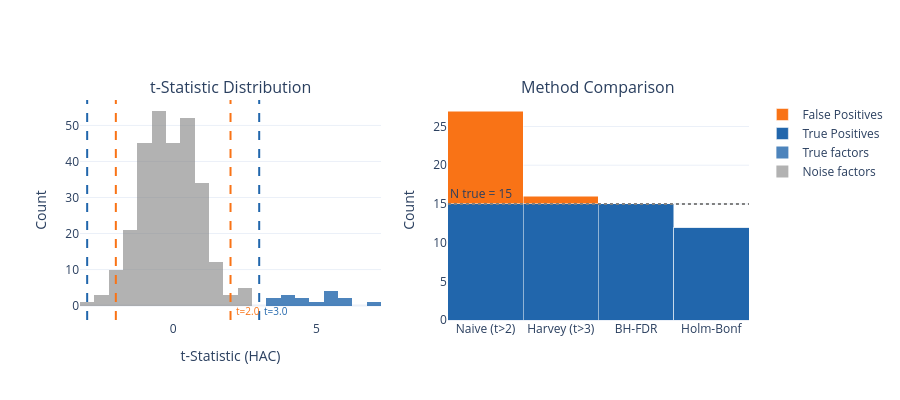

The notebook cell saved with this chart:
### Code cell
# Visualize factor zoo results
fig = make_subplots(
    rows=1, cols=2, subplot_titles=["t-Statistic Distribution", "Method Comparison"]
)

# t-stat distribution
t_stats = zoo_df["t_stat_hac"].to_numpy()
true_mask = is_true_factor

fig.add_trace(
    go.Histogram(
        x=t_stats[~true_mask],
        name="Noise factors",
        marker_color="gray",
        opacity=0.6,
        nbinsx=30,
    ),
    row=1,
    col=1,
)

fig.add_trace(
    go.Histogram(
        x=t_stats[true_mask],
        name="True factors",
        marker_color="#2166ac",
        opacity=0.8,
        nbinsx=15,
    ),
    row=1,
    col=1,
)

# Threshold lines with annotations
for thresh, label, color in [(2.0, "t=2.0", "#f97316"), (3.0, "t=3.0", "#2166ac")]:
    for sign in [1, -1]:
        fig.add_vline(x=sign * thresh, line_dash="dash", line_color=color, row=1, col=1)
    fig.add_annotation(
        x=thresh,
        y=1,
        yref="paper",
        text=label,
        showarrow=False,
        font=dict(size=10, color=color),
        xanchor="left",
        yanchor="top",
        xshift=3,
        row=1,
        col=1,
    )

# Method comparison — colorblind-safe blue/orange
methods = ["Naive (t>2)", "Harvey (t>3)", "BH-FDR", "Holm-Bonf"]
tp_counts = [naive_tp, harvey_tp, bh_tp, holm_tp]
fp_counts = [naive_fp, harvey_fp, bh_fp, holm_fp]

fig.add_trace(
    go.Bar(x=methods, y=tp_counts, name="True Positives", marker_color="#2166ac"),
    row=1,
    col=2,
)
fig.add_trace(
    go.Bar(x=methods, y=fp_counts, name="False Positives", marker_color="#f97316"),
    row=1,
    col=2,
)

fig.add_hline(
    y=n_true,
    line_dash="dot",
    line_color="gray",
    row=1,
    col=2,
    annotation_text=f"N true = {n_true}",
    annotation_position="top left",
)

fig.update_layout(height=400, template="plotly_white", barmode="stack")
fig.update_xaxes(title_text="t-Statistic (HAC)", row=1, col=1)
fig.update_yaxes(title_text="Count", row=1, col=1)
fig.update_yaxes(title_text="Count", row=1, col=2)

fig.show()

### Figure 1 — Plotly figure (JSON) as saved in the notebook; plotly's stock layout.template omitted (floating-point values rounded to 4 significant figures; data arrays with more than 128 entries replaced by an {"elided": "..."} marker saying what was removed)
{"data": [{"marker": {"color": "gray"}, "name": "Noise factors", "nbinsx": 30, "opacity": 0.6, "type": "histogram", "x": {"elided": "285 float values"}, "xaxis": "x", "yaxis": "y"}, {"marker": {"color": "#2166ac"}, "name": "True factors", "nbinsx": 15, "opacity": 0.8, "type": "histogram", "x": [5.296, 4.573, 4.634, 5.875, 3.849, 5.31, 3.879, 5.732, 5.986, 4.895, 3.728, 3.755, 5.318, 6.756, 3.555], "xaxis": "x", "yaxis": "y"}, {"marker": {"color": "#2166ac"}, "name": "True Positives", "type": "bar", "x": ["Naive (t>2)", "Harvey (t>3)", "BH-FDR", "Holm-Bonf"], "xaxis": "x2", "y": [15, 15, 15, 12], "yaxis": "y2"}, {"marker": {"color": "#f97316"}, "name": "False Positives", "type": "bar", "x": ["Naive (t>2)", "Harvey (t>3)", "BH-FDR", "Holm-Bonf"], "xaxis": "x2", "y": [12, 1, 0, 0], "yaxis": "y2"}], "layout": {"annotations": [{"font": {"size": 16}, "showarrow": false, "text": "t-Statistic Distribution", "x": 0.225, "xanchor": "center", "xref": "paper", "y": 1.0, "yanchor": "bottom", "yref": "paper"}, {"font": {"size": 16}, "showarrow": false, "text": "Method Comparison", "x": 0.775, "xanchor": "center", "xref": "paper", "y": 1.0, "yanchor": "bottom", "yref": "paper"}, {"font": {"color": "#f97316", "size": 10}, "showarrow": false, "text": "t=2.0", "x": 2.0, "xanchor": "left", "xref": "x", "xshift": 3, "y": 1, "yanchor": "top", "yref": "y"}, {"font": {"color": "#2166ac", "size": 10}, "showarrow": false, "text": "t=3.0", "x": 3.0, "xanchor": "left", "xref": "x", "xshift": 3, "y": 1, "yanchor": "top", "yref": "y"}, {"showarrow": false, "text": "N true = 15", "x": 0, "xanchor": "left", "xref": "x2 domain", "y": 15, "yanchor": "bottom", "yref": "y2"}], "barmode": "stack", "height": 400, "shapes": [{"line": {"color": "#f97316", "dash": "dash"}, "type": "line", "x0": 2.0, "x1": 2.0, "xref": "x", "y0": 0, "y1": 1, "yref": "y domain"}, {"line": {"color": "#f97316", "dash": "dash"}, "type": "line", "x0": -2.0, "x1": -2.0, "xref": "x", "y0": 0, "y1": 1, "yref": "y domain"}, {"line": {"color": "#2166ac", "dash": "dash"}, "type": "line", "x0": 3.0, "x1": 3.0, "xref": "x", "y0": 0, "y1": 1, "yref": "y domain"}, {"line": {"color": "#2166ac", "dash": "dash"}, "type": "line", "x0": -3.0, "x1": -3.0, "xref": "x", "y0": 0, "y1": 1, "yref": "y domain"}, {"line": {"color": "gray", "dash": "dot"}, "type": "line", "x0": 0, "x1": 1, "xref": "x2 domain", "y0": 15, "y1": 15, "yref": "y2"}], "xaxis": {"anchor": "y", "domain": [0.0, 0.45], "title": {"text": "t-Statistic (HAC)"}}, "xaxis2": {"anchor": "y2", "domain": [0.55, 1.0]}, "yaxis": {"anchor": "x", "domain": [0.0, 1.0], "title": {"text": "Count"}}, "yaxis2": {"anchor": "x2", "domain": [0.0, 1.0], "title": {"text": "Count"}}}}
